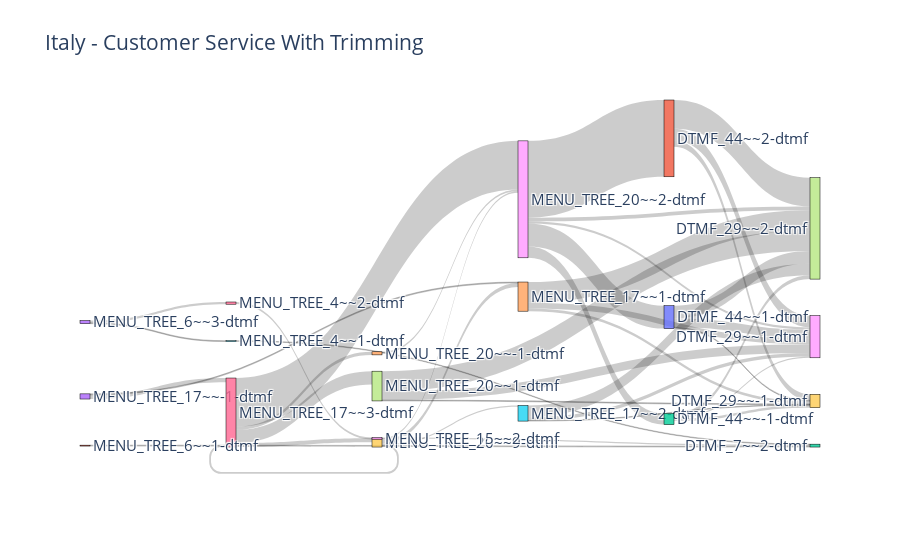

The cell this chart's notebook holds for it:
### Code cell
flow.plot(10, f"{FlowName} With Trimming").show()

### Figure 1 — Plotly figure (JSON) as saved in the notebook; plotly's stock layout.template omitted (floating-point values rounded to 4 significant figures)
{"data": [{"link": {"hovertemplate": "%{value} unique users went from %{source.label} to %{target.label}.<br /><br />It took them %{label} in average to reach this point from the start of the flow.<extra></extra>", "label": ["0 days 00:00:03", "0 days 00:00:02", "0 days 00:00:03", "0 days 00:00:15", "0 days 00:00:23", "0 days 00:00:15", "0 days 00:00:08", "0 days 00:00:16", "0 days 00:00:04", "0 days 00:00:01", "0 days 00:00:00", "0 days 00:00:01", "0 days 00:00:01", "0 days 00:00:00", "0 days 00:00:03", "0 days 00:00:08", "0 days 00:00:07", "0 days 00:00:14", "0 days 00:00:22", "0 days 00:00:25", "0 days 00:00:21", "0 days 00:00:02", "0 days 00:00:00", "0 days 00:00:02", "0 days 00:00:10", "0 days 00:00:10", "0 days 00:00:14", "0 days 00:00:18", "0 days 00:00:12", "0 days 00:00:14", "0 days 00:00:00", "0 days 00:00:21", "0 days 00:00:00", "0 days 00:00:00", "0 days 00:00:17", "0 days 00:00:00", "0 days 00:00:03", "0 days 00:00:26", "0 days 00:00:02", "0 days 00:00:23"], "source": [4, 4, 4, 21, 21, 21, 8, 8, 8, 8, 8, 6, 6, 6, 6, 7, 7, 7, 32, 32, 32, 5, 5, 5, 20, 20, 20, 9, 9, 9, 9, 24, 3, 3, 26, 13, 13, 38, 11, 25], "target": [28, 17, 39, 28, 39, 17, 21, 32, 20, 28, 17, 8, 7, 9, 24, 17, 28, 39, 17, 39, 28, 17, 39, 28, 17, 28, 39, 6, 4, 5, 8, 8, 6, 4, 38, 26, 25, 42, 42, 42], "value": [97, 344, 44, 197, 101, 478, 1277, 188, 382, 36, 62, 809, 221, 66, 52, 336, 145, 14, 63, 40, 22, 191, 10, 59, 213, 146, 14, 30, 68, 23, 24, 30, 70, 16, 34, 37, 14, 22, 15, 11]}, "node": {"label": ["DTMF_44~~6-dtmf", "DTMF_59~~1-dtmf", "DTMF_61~~1-dtmf", "MENU_TREE_17~~-1-dtmf", "MENU_TREE_17~~1-dtmf", "MENU_TREE_17~~2-dtmf", "MENU_TREE_17~~3-dtmf", "MENU_TREE_20~~1-dtmf", "MENU_TREE_20~~2-dtmf", "MENU_TREE_20~~9-dtmf", "MENU_TREE_6~~-1-dtmf", "MENU_TREE_6~~1-dtmf", "MENU_TREE_6~~2-dtmf", "MENU_TREE_6~~3-dtmf", "SMS_3~~MSG_EVENT", "SMS_4~~MSG_EVENT", "DTMF_29~~0-dtmf", "DTMF_29~~2-dtmf", "DTMF_29~~3-dtmf", "DTMF_29~~9-dtmf", "DTMF_44~~1-dtmf", "DTMF_44~~2-dtmf", "DTMF_7~~1-dtmf", "DTMF_7~~7-dtmf", "MENU_TREE_20~~-1-dtmf", "MENU_TREE_4~~1-dtmf", "MENU_TREE_4~~2-dtmf", "MENU_TREE_4~~9-dtmf", "DTMF_29~~1-dtmf", "DTMF_29~~5-dtmf", "DTMF_29~~7-dtmf", "DTMF_29~~9-dtmf", "DTMF_44~~-1-dtmf", "DTMF_44~~3-dtmf", "DTMF_44~~4-dtmf", "DTMF_44~~6-dtmf", "DTMF_44~~7-dtmf", "MENU_TREE_15~~1-dtmf", "MENU_TREE_15~~2-dtmf", "DTMF_29~~-1-dtmf", "DTMF_29~~8-dtmf", "DTMF_7~~-1-dtmf", "DTMF_7~~2-dtmf", "MENU_TREE_4~~-1-dtmf"], "line": {"color": "black", "width": 0.5}, "thickness": 10}, "type": "sankey"}], "layout": {"autosize": true, "font": {"size": 15}, "plot_bgcolor": "white", "title": {"text": "Italy - Customer Service With Trimming"}}}
